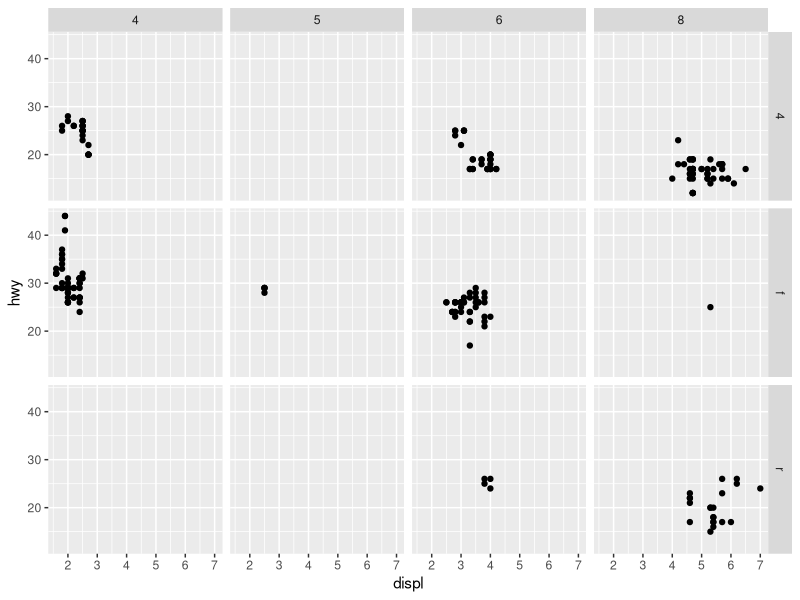
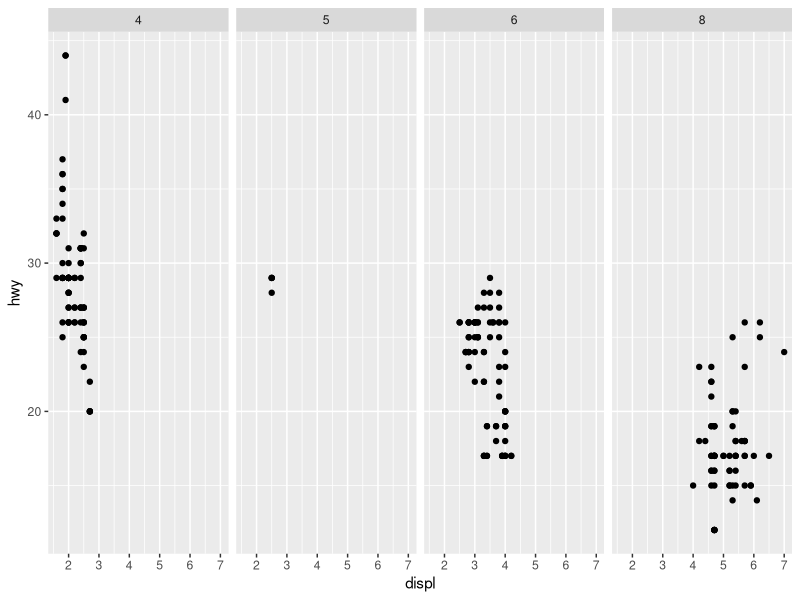
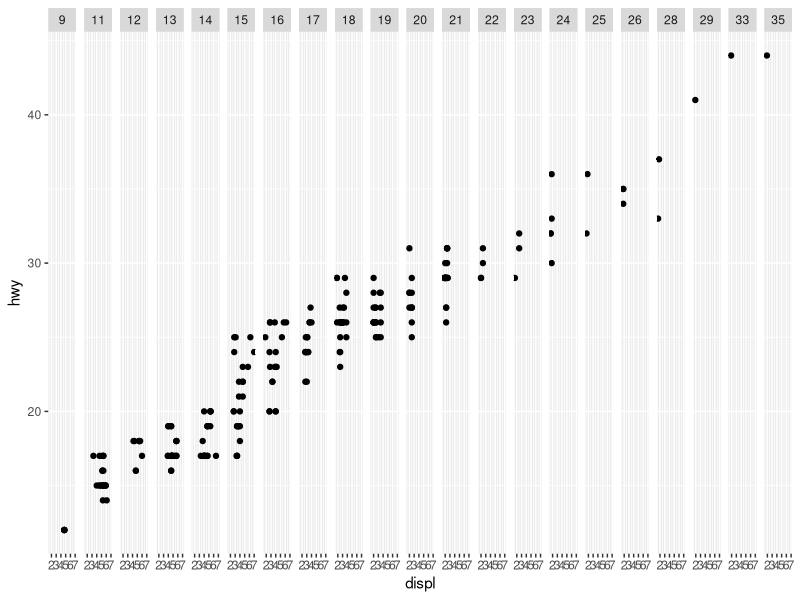
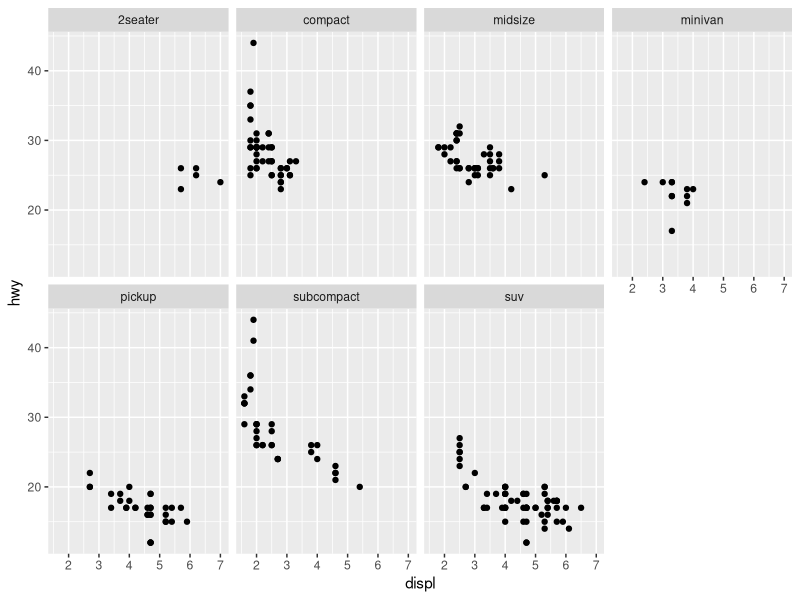
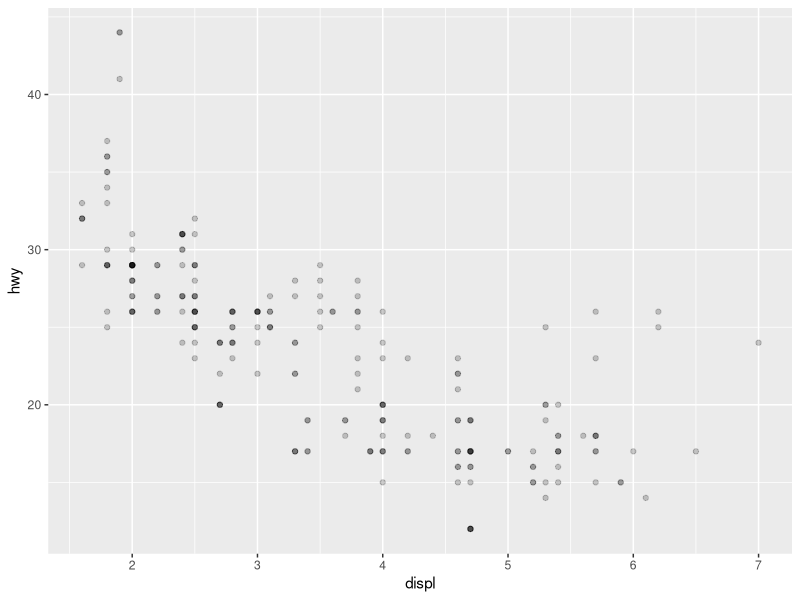
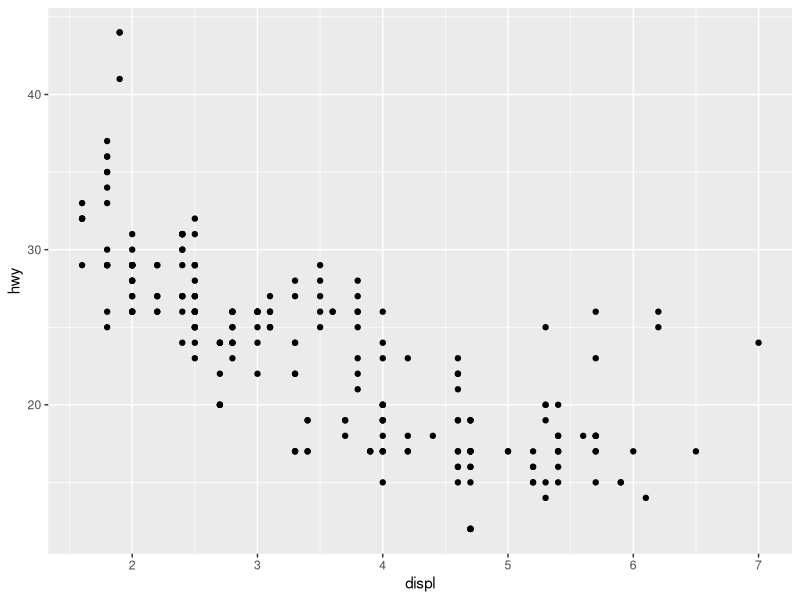
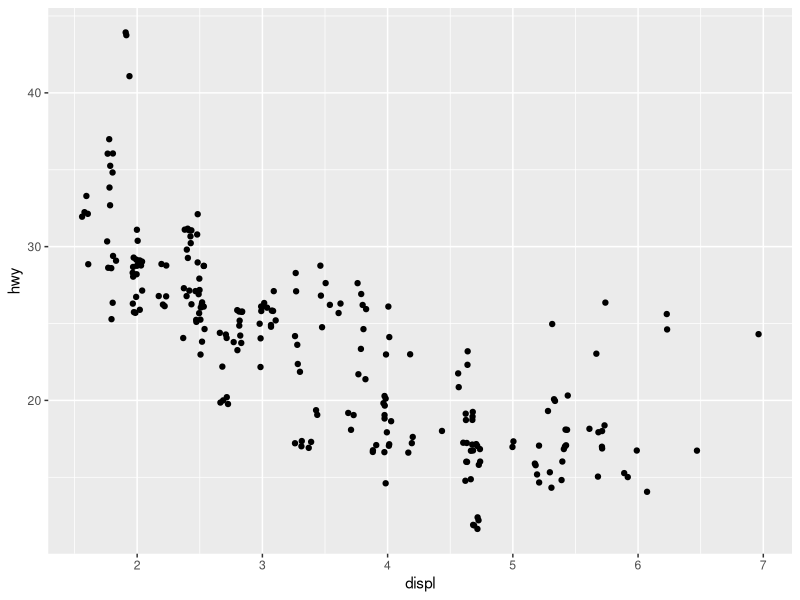
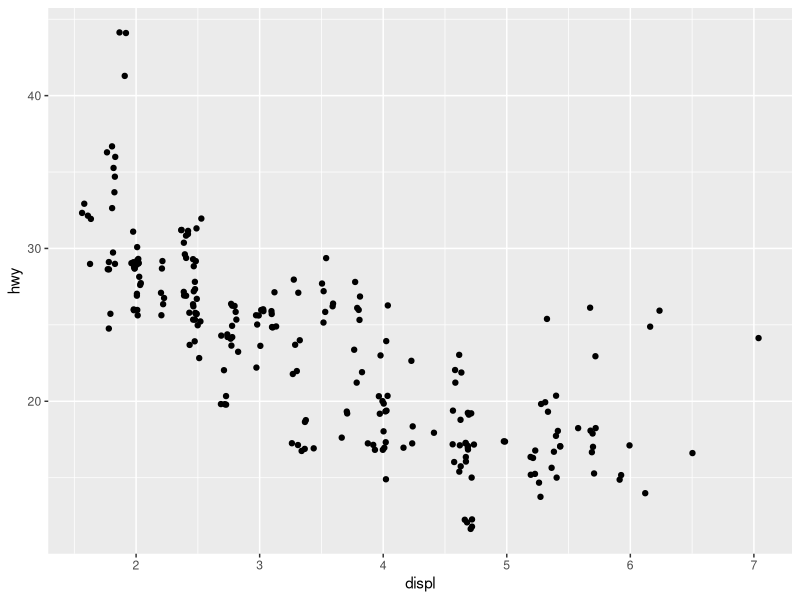

Recreate these plots in R, in order.
library(tidyverse)
library(ggplot2)

ggplot(data = mpg) + 
    geom_point(mapping = aes(x = displ, y = hwy)) + 
    facet_grid(drv ~ cyl)

ggplot(data = mpg) + 
  geom_point(mapping = aes(x = displ, y = hwy)) + 
  facet_grid(. ~ cyl)



ggplot(data = mpg) +
  geom_point(mapping = aes(x = displ, y = hwy)) +
  facet_grid(~ cty)

?facet_wrap

ggplot(data=mpg) +
  geom_point(mapping = aes(x = displ, y = hwy))+
  facet_wrap(~class, nrow=2)

ggplot(data = mpg) +
  geom_point(mapping = aes(x = displ, y = hwy),alpha=0.2)

ggplot(data = mpg) +
  geom_point(mapping = aes(x = displ, y = hwy))

ggplot(data = mpg) +
  geom_point(mapping = aes(x = displ, y = hwy),  position="jitter")


ggplot(data = mpg) +
  geom_jitter(mapping = aes(x = displ, y = hwy))

ggplot(data = mpg) +
  geom_count(mapping = aes(x = displ, y = hwy))

ggplot(data = mpg) +
  geom_line(mapping = aes(x = displ, y = hwy))

ggplot(data = mpg) +
  geom_path(mapping = aes(x = displ, y = hwy))


ggplot(data = mpg) +
  geom_smooth(mapping = aes(x = displ, y = hwy))


ggplot(data = mpg) +
  geom_smooth(mapping = aes(x = displ, y = hwy,color = drv)) + 
  geom_point(mapping = aes(x = displ, y = hwy,color = drv)) 

ggplot(data = mpg) +
  geom_smooth(mapping = aes(x = displ, y = hwy,group = drv))


